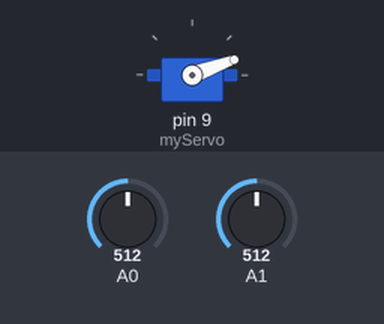
The sketch below on a simulated Arduino Uno, built with avr-gcc and run on an emulated ATmega328P. Parts: servo. Inputs (shaded band) come from the test bench; at power-on: A0 = 512, A1 = 512. What the sketch prints to the serial monitor is not drawn.

Above: at 2.2 s.
2.3 s: A0 set to 524
5.3 s: A0 set to 546
At 7.0 s:
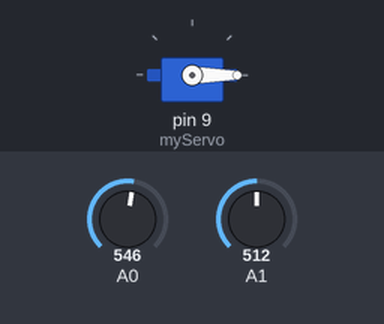
8.3 s: A1 set to 556
11.3 s: A1 set to 581
At 14.2 s:
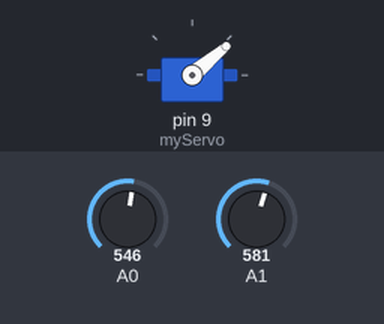
14.3 s: A1 set to 538
17.3 s: A1 set to 510
At 21.0 s:
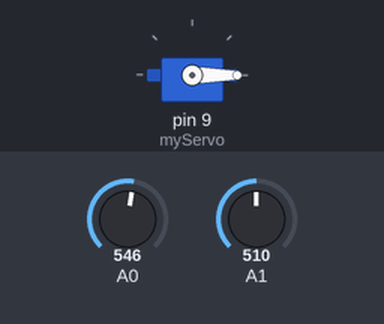
Timing chart, 0 to 21.3 s (numbered marks = the images above; inputs shaded):
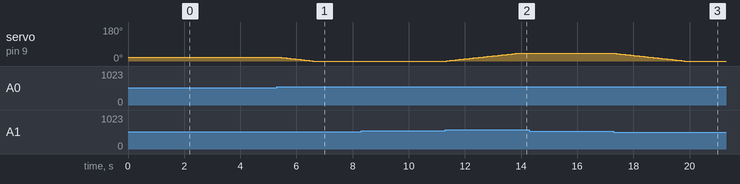

The sketch:

Moving_Umbrella_V2_c2.ino
```cpp
#include <Servo.h>

Servo myServo;
int servoPos = 20;


void setup() {

  myServo.attach(9);// this is for attach the servo to the arduino
  myServo.write(20);// initial position
  Serial.begin(9600);//function to define the speed
  delay(1000);// make 1s pauses between processing
}

void loop() {
  //Read Left and Right LDR' values
  int left = analogRead(A1);
  int right = analogRead(A0);

  int diff = (right) - (left);
  // This is just to show the values in the monitor
  Serial.print("يسار: "); Serial.print(left);
  Serial.print("  يمين: "); Serial.print(right);
  Serial.print("  فرق: "); Serial.print(diff);
  Serial.print("  الموضع: "); Serial.println(servoPos);

  // Condition to turn light to the greatest value of LDR between 55 and -20
if (-diff > 20 && servoPos < 40) {
    servoPos++;
  } else if (-diff < -20 && servoPos > 0) {  // غيرنا 0 إلى 15
    servoPos--;
  }

  // إذا الفرق بين -20 و 20 = يوقف مكانه

  myServo.write(servoPos);
  delay(20); // سرعة الحركة
}
```

Measured:
- the behaviour switches between 532 and 533 on A0 (found by bisection; images 0 and 1)
- the behaviour switches between 566 and 567 on A1 (found by bisection; images 1 and 2)
- the behaviour switches between 526 and 525 on A1 (found by bisection; images 2 and 3)
- after the input at 2.3 s, every drawn part: stays the same
- after the input at 5.3 s, servo on pin 9 (myServo): moves from 20° to 0° over 1.2 s, starting after 0.10 s
- after the input at 8.3 s, every drawn part: stays the same
- after the input at 11.3 s, servo on pin 9 (myServo): moves from 0° to 40° over 2.5 s, starting after 0.05 s
- after the input at 14.3 s, every drawn part: stays the same
- after the input at 17.3 s, servo on pin 9 (myServo): moves from 40° to 0° over 2.4 s, starting after 0.10 s
